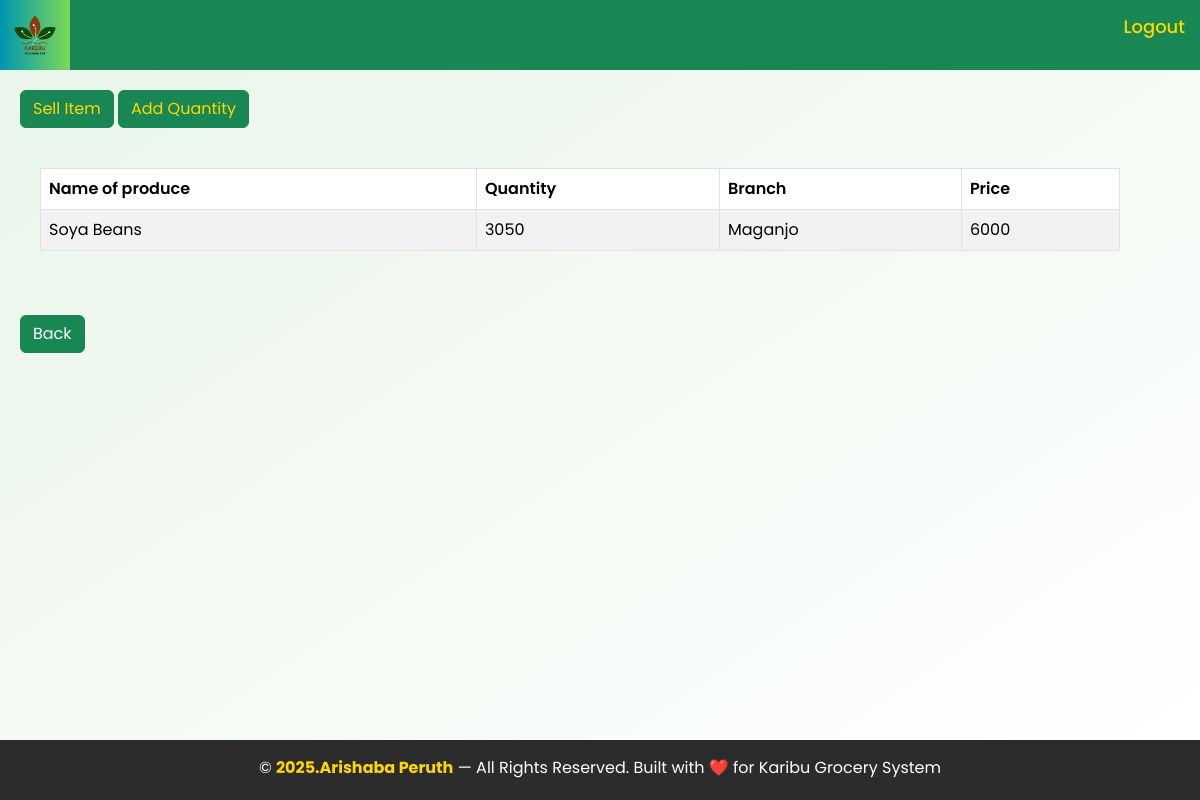
The app's page /home/6/ (signed in), older data.
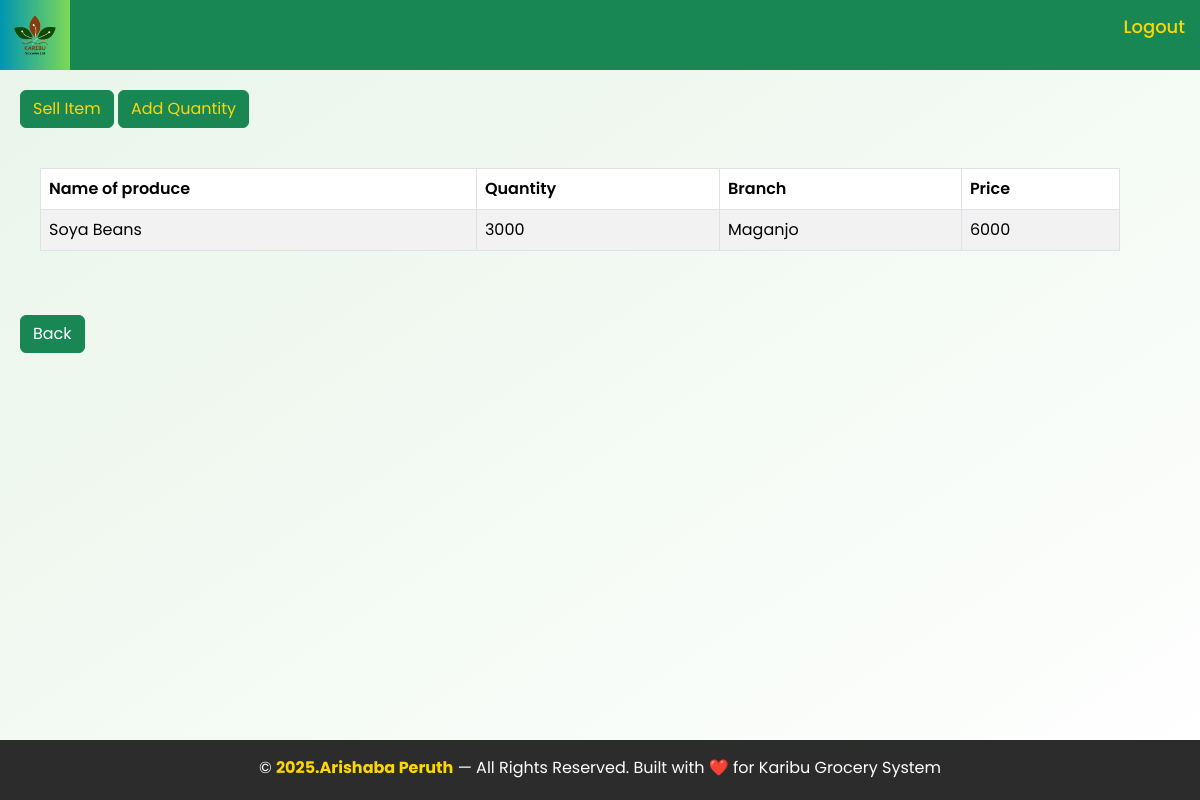
The same page, newer data.
### homeapp/models.py (models this page shows, shortened)
class Stock(models.Model):
    Name_of_produce = models.CharField(max_length=100, null=True)
    Produce_type = models.CharField(choices=[("Internal","Internal"), ("External","External")] ,blank=True, null=True)
    Date = models.DateField(auto_now_add=True)
    Tonnage_in_kgs = models.IntegerField(blank=False, default=0)
    total_quantity = models.IntegerField(default=0,blank=True, null=True)
    Cost = models.IntegerField(blank=False, default=0)
    Unit_price = models.IntegerField(blank=True, null=True)
    Dealer_name = models.CharField(blank=False, default=0)
    Branch = models.ForeignKey(Branch,blank=True, null=True, on_delete=models.CASCADE)
    Contact = models.IntegerField(default=0, blank=False)
    received_quantity = models.IntegerField(default=0,blank=True,null=True)

class Branch(models.Model):
    branch_name = models.CharField(max_length=255, null=True)
    def __str__(self):
        return self.branch_name

### homeapp/views.py (the view)
# urls.py: path('home/<int:stock_id>/', views.stock_detail, name='stock_detail'),
@login_required
def stock_detail(request, stock_id):
    stock = Stock.objects.get(id=stock_id)
    return render(request, 'homeapp/stockdetail.html', {'stock': stock})

### homeapp/templates/homeapp/stockdetail.html (shortened to what this page needs)
{% extends 'homeapp/base.html' %}
{% load static %}
{% block content %}
    <main>
        <link rel="stylesheet" href="{% static '' %}">
        <div style="margin: 20px;">
            <a href="{% url 'sell_item' stock.id %}"><button class="btn btn-success" style="color: gold;">Sell Item</button></a>
            {% if user.is_manager or user.is_manager_2  %}
            <a href="{% url 'update_stock' stock.id %}"><button class="btn btn-success" style="color: gold;">Add Quantity</button></a>
            {% endif %}
        </div>
        <table border="1" style="width: 90%; margin: 40px;" class="table table-bordered table-striped">
            <thead style="color: gold;">
                <tr>
                    <th>Name of produce</th>
                    <th>Quantity</th>
                    <th>Branch</th>
                    <th>Price</th>
                </tr>
            </thead>
            <tbody>
                <tr>
                    <td>{{ stock.Name_of_produce }}</td>
                    <td>{{ stock.Tonnage_in_kgs }}</td>
                    <td>{{ stock.Branch }}</td>
                    <td>{{ stock.Unit_price }}</td>
                </tr>
            </tbody>
        </table><br>
        <div>
            {% if user.is_manager or user.is_manager_2 %}
            <a href="{% url 'manager' %}" style="margin: 20px;"><button class="btn btn-success">Back</button></a>
            {% endif %}
        </div>
    </main>
{% endblock %}

Row changes from the older to the newer data that the page shows:
changed Stock "Soya Beans": Tonnage_in_kgs "3050" → "3000"
